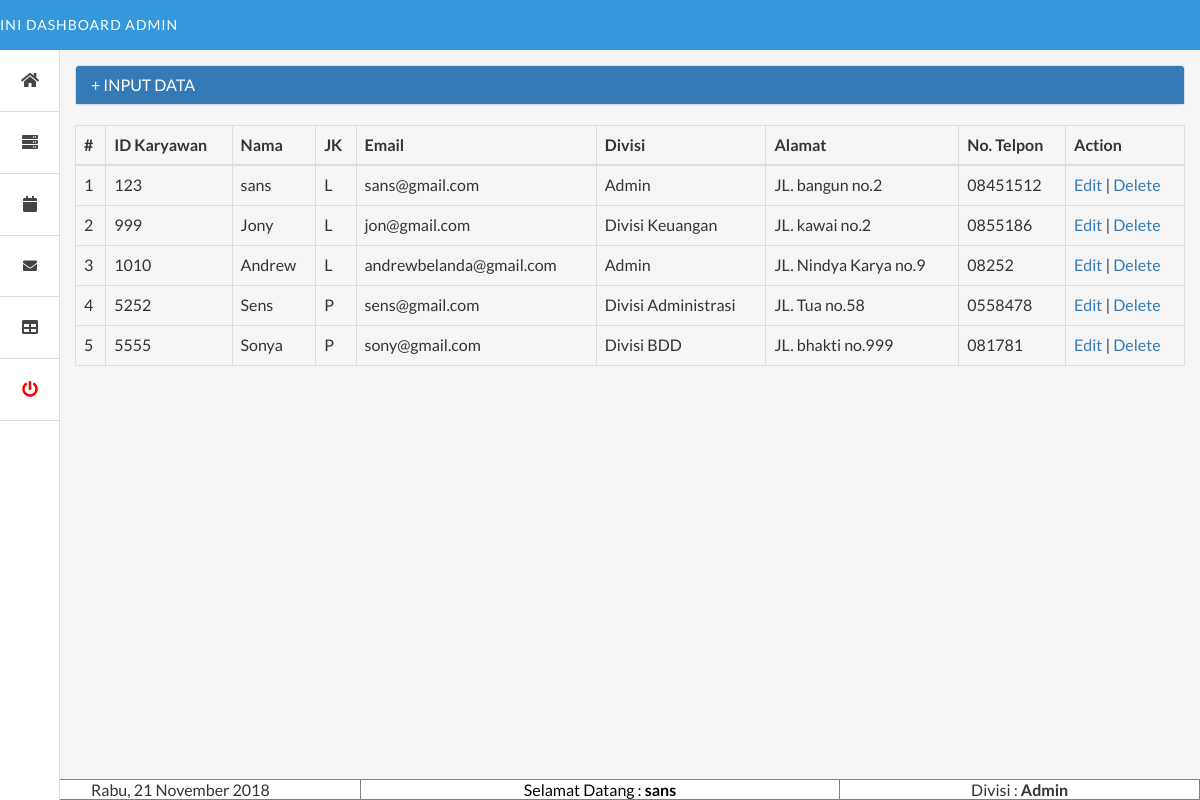
The page /page-admin.php (signed in) on the database its author committed.
### tables this page shows
CREATE TABLE IF NOT EXISTS `karyawan` (
  `id_karyawan` int(100) NOT NULL,
  `id_divisi` int(20) NOT NULL,
  `nama` varchar(100) NOT NULL,
  `Jenis_kelamin` enum('L','P') NOT NULL,
  `email` varchar(100) NOT NULL,
  `password` varchar(100) NOT NULL,
  `alamat` varchar(100) NOT NULL,
  `no_telp` varchar(100) NOT NULL,
  PRIMARY KEY (`id_karyawan`),
  KEY `id_divisi` (`id_divisi`)
);

CREATE TABLE IF NOT EXISTS `divisi` (
  `id_divisi` int(20) NOT NULL,
  `nama_divisi` varchar(20) NOT NULL,
  PRIMARY KEY (`id_divisi`)
);

### page-admin.php (the view, shortened to what this page needs)
<html lang="en">
<head>
  <link rel='stylesheet' href='css/bootstrap.min.css'>
  <link rel="stylesheet" href="css/style.css">
</head>
<body>
  <div class="header">
  <div class="logo">
    Ini Dashboard Admin
  </div>
</div>
<div class="sidebar">
  <ul>
    <li><a href="page-admin.php"><i class="fa fa-home"></i><span>Home</span></a></li>
    <li><a href="#"><i class="fa fa-server"></i><span>Server</span></a></li>
    <li><a href="#"><i class="fa fa-calendar"></i><span>Calendar</span></a></li>
    <li><a href="#"><i class="fas fa-envelope"></i><span>Messages</span></a></li>
    <li><a href="#"><i class="fa fa-table"></i><span>Data Table</span></a></li>
    <li><a href="logout.php"><i class="fa fa-power-off" style="color:red"></i><span>Logout</span></a></li>
</div>
<div class="main">
  <div class="hipsum">
  <div class="panel-group">
  <div class="panel panel-default" >
    <div class="panel-heading" style="background-color: rgb(51, 122, 183);">
      <h4 class="panel-title">
        <a data-toggle="collapse" href="#collapse1" style="color: white;">+ INPUT DATA</a>
      </h4>
    </div>
  </div>
</div>
    <table class="table table-bordered">
      <thead>
        <tr>
          <th>#</th>
          <th>ID Karyawan</th>
          <th>Nama</th>
          <th>JK</th>
          <th>Email</th>
          <th>Divisi</th>
          <th>Alamat</th>
          <th>No. Telpon</th>
          <th>Action</th>
        </tr>
      </thead>
      <tbody>
<?php
    require_once('koneksi.php');
    $result = mysqli_query($koneksi,"SELECT * FROM karyawan JOIN divisi ON karyawan.id_divisi = divisi.id_divisi order by id_karyawan") or die(mysqli_error());
    $no=1;
    while ($data = mysqli_fetch_array($result)) {
    ?>
      <tr>
        <td><?php echo $no++; ?></td>
        <td><?php echo $data['id_karyawan'] ?></td>
        <td><?php echo $data['nama']?></td>
        <td><?php echo $data['Jenis_kelamin'] ?></td>
        <td><?php echo $data['email'] ?></td>
        <td><?php echo $data['nama_divisi'] ?></td>
        <td><?php echo $data['alamat'] ?></td>
        <td><?php echo $data['no_telp'] ?></td>
        <td>
                        <a href="adminedit.php?id_karyawan=<?php echo $data['id_karyawan']; ?>"> Edit</a> |
                        <a href="admindel.php?id_karyawan=<?php echo $data['id_karyawan']; ?>" onClick="javascript: return confirm('Anda yakin akan menghapus user ini ?')" > Delete </a>
                    </td>
      </tr>
      <?php
    }
      ?>
      </tbody>
    </table>
    </div>
  </div>
<div class="footer">
    <table width="100%" border="1" style="border-style: groove;">
     <tr>
       <td width="30%">
        <div align="center">
          <?php
$array_hari = array(1=>'Senin','Selasa','Rabu','Kamis','Jumat','Sabtu','Minggu');
$hari = $array_hari[date('N')];
$array_bulan = array(1=>'Januari','Februari','Maret','April','Mei','Juni','Juli','Agustus','September','Oktober','November','Desember');
$bulan = $array_bulan[date('n')];
$tgl = date('j');
$thn = date('Y');
echo $hari.", ".$tgl." ".$bulan." ".$thn ;
?>
       </div>
     </td>
       <td width="40%">
        <div align="center">
          <font color="#000000">
Selamat Datang : <strong><?php echo $_SESSION['nama']?></strong></font>
</div>
</td>
       <td width="30%">
        <div align="center">
       Divisi : <strong><?php echo $_SESSION['nama_divisi'] ?></strong>
       </div>
       </td>
     </tr>
   </table>
</div>
</body>
</html>

### css/style.css (style rules this page uses)
*, *:before, *:after { -webkit-box-sizing: border-box; -moz-box-sizing: border-box; box-sizing: border-box; }
body { background: #f5f5f5; padding: 0; margin: 0; font-family: 'Lato', sans-serif; }
i.fa { font-size: 16px; }
.header { position: fixed; z-index: 10; top: 0; left: 0; background: #3498DB; width: 100%; height: 50px; line-height: 50px; color: #fff; }
.header .logo { text-transform: uppercase; letter-spacing: 1px; }
.sidebar { position: fixed; z-index: 10; left: 0; top: 50px; height: 100%; width: 60px; background: #fff; border-right: 1px solid #ddd; text-align: center; -webkit-transition: all 0.2s ease-in-out; transition: all 0.2s ease-in-out; }
.sidebar ul { list-style-type: none; padding: 0; margin: 0; }
.sidebar ul li { display: block; }
.sidebar ul li a { display: block; position: relative; white-space: nowrap; overflow: hidden; border-bottom: 1px solid #ddd; color: #444; text-align: left; }
.sidebar ul li a i { display: inline-block; width: 60px; height: 60px; line-height: 60px; text-align: center; -webkit-animation-duration: .7s; -moz-animation-duration: .7s; -o-animation-duration: .7s; animation-duration: .7s; -webkit-animation-fill-mode: both; -moz-animation-fill-mode: both; -o-animation-fill-mode: both; animation-fill-mode: both; }
.main { position: relative; display: block; top: 50px; left: 0; padding: 15px; padding-left: 75px; -webkit-transition: all 0.2s ease-in-out; transition: all 0.2s ease-in-out; }
.footer { position: fixed; bottom: 0; left: 0; right: 0; background: #FFFFFF; width: 100%; line-height: 50px; color: #fff; }

### rows shown on the page
karyawan: id_karyawan "123", nama "sans", Jenis_kelamin "L", email "sans@gmail.com", id_divisi.nama_divisi "Admin", alamat "JL. bangun no.2", no_telp "08451512"
karyawan: id_karyawan "999", nama "Jony", Jenis_kelamin "L", email "jon@gmail.com", id_divisi.nama_divisi "Divisi Keuangan", alamat "JL. kawai no.2", no_telp "0855186"
karyawan: id_karyawan "1010", nama "Andrew", Jenis_kelamin "L", email "andrewbelanda@gmail.com", id_divisi.nama_divisi "Admin", alamat "JL. Nindya Karya no.9", no_telp "08252"
karyawan: id_karyawan "5252", nama "Sens", Jenis_kelamin "P", email "sens@gmail.com", id_divisi.nama_divisi "Divisi Administrasi", alamat "JL. Tua no.58", no_telp "0558478"
karyawan: id_karyawan "5555", nama "Sonya", Jenis_kelamin "P", email "sony@gmail.com", id_divisi.nama_divisi "Divisi BDD", alamat "JL. bhakti no.999", no_telp "081781"

### other values the page prints
$_SESSION['nama'] "sans"
$_SESSION['nama_divisi'] "Admin"
